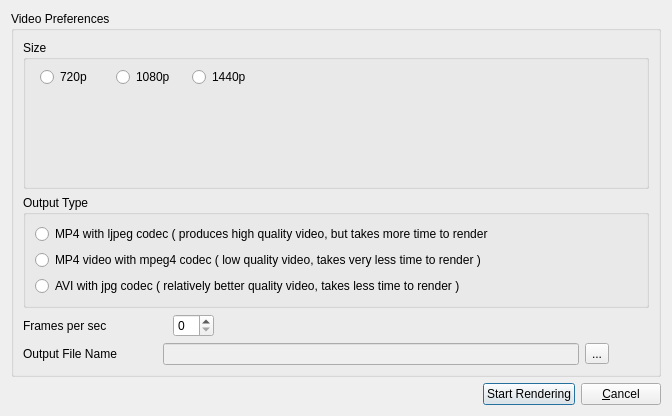
<?xml version="1.0" encoding="UTF-8"?>
<ui version="4.0">
 <class>Preferences</class>
 <widget class="QDialog" name="Preferences">
  <property name="windowModality">
   <enum>Qt::WindowModal</enum>
  </property>
  <property name="geometry">
   <rect>
    <x>0</x>
    <y>0</y>
    <width>672</width>
    <height>416</height>
   </rect>
  </property>
  <property name="windowTitle">
   <string>Dialog</string>
  </property>
  <layout class="QVBoxLayout" name="verticalLayout_3">
   <item>
    <widget class="QGroupBox" name="groupBox">
     <property name="title">
      <string>Video Preferences</string>
     </property>
     <layout class="QVBoxLayout" name="verticalLayout">
      <item>
       <widget class="QGroupBox" name="groupBox_2">
        <property name="sizePolicy">
         <sizepolicy hsizetype="Preferred" vsizetype="Expanding">
          <horstretch>0</horstretch>
          <verstretch>0</verstretch>
         </sizepolicy>
        </property>
        <property name="title">
         <string>Size</string>
        </property>
        <widget class="QWidget" name="layoutWidget">
         <property name="geometry">
          <rect>
           <x>17</x>
           <y>25</y>
           <width>222</width>
           <height>24</height>
          </rect>
         </property>
         <layout class="QHBoxLayout" name="horizontalLayout_3">
          <item>
           <widget class="QRadioButton" name="radioBtn720p">
            <property name="text">
             <string>720p</string>
            </property>
           </widget>
          </item>
          <item>
           <widget class="QRadioButton" name="radioBtn1080p">
            <property name="text">
             <string>1080p</string>
            </property>
           </widget>
          </item>
          <item>
           <widget class="QRadioButton" name="radioBtn1440p">
            <property name="text">
             <string>1440p</string>
            </property>
           </widget>
          </item>
         </layout>
        </widget>
       </widget>
      </item>
      <item>
       <widget class="QGroupBox" name="groupBox_3">
        <property name="title">
         <string>Output Type</string>
        </property>
        <layout class="QHBoxLayout" name="horizontalLayout_4">
         <item>
          <layout class="QVBoxLayout" name="verticalLayout_2">
           <item>
            <widget class="QRadioButton" name="radioBtnMP4High">
             <property name="text">
              <string>MP4 with ljpeg codec ( produces high quality video, but takes more time to render</string>
             </property>
            </widget>
           </item>
           <item>
            <widget class="QRadioButton" name="radioBtnMP4Low">
             <property name="text">
              <string>MP4 video with mpeg4 codec ( low quality video, takes very less time to render )</string>
             </property>
            </widget>
           </item>
           <item>
            <widget class="QRadioButton" name="radioBtnAVI">
             <property name="text">
              <string>AVI with jpg codec ( relatively better quality video, takes less time to render )</string>
             </property>
            </widget>
           </item>
          </layout>
         </item>
        </layout>
       </widget>
      </item>
      <item>
       <layout class="QHBoxLayout" name="horizontalLayout_5">
        <item>
         <widget class="QLabel" name="label_2">
          <property name="text">
           <string>Frames per sec      </string>
          </property>
         </widget>
        </item>
        <item>
         <spacer name="horizontalSpacer_4">
          <property name="orientation">
           <enum>Qt::Horizontal</enum>
          </property>
          <property name="sizeType">
           <enum>QSizePolicy::Fixed</enum>
          </property>
          <property name="sizeHint" stdset="0">
           <size>
            <width>40</width>
            <height>20</height>
           </size>
          </property>
         </spacer>
        </item>
        <item>
         <widget class="QSpinBox" name="spinBoxFrameRate"/>
        </item>
        <item>
         <spacer name="horizontalSpacer_2">
          <property name="orientation">
           <enum>Qt::Horizontal</enum>
          </property>
          <property name="sizeHint" stdset="0">
           <size>
            <width>40</width>
            <height>20</height>
           </size>
          </property>
         </spacer>
        </item>
       </layout>
      </item>
      <item>
       <layout class="QHBoxLayout" name="horizontalLayout_2">
        <item>
         <widget class="QLabel" name="label">
          <property name="text">
           <string>Output File Name</string>
          </property>
         </widget>
        </item>
        <item>
         <spacer name="horizontalSpacer_5">
          <property name="orientation">
           <enum>Qt::Horizontal</enum>
          </property>
          <property name="sizeType">
           <enum>QSizePolicy::Fixed</enum>
          </property>
          <property name="sizeHint" stdset="0">
           <size>
            <width>40</width>
            <height>20</height>
           </size>
          </property>
         </spacer>
        </item>
        <item>
         <widget class="QLineEdit" name="lineEditOutFileName">
          <property name="enabled">
           <bool>false</bool>
          </property>
         </widget>
        </item>
        <item>
         <widget class="QToolButton" name="toolButton">
          <property name="text">
           <string>...</string>
          </property>
         </widget>
        </item>
        <item>
         <spacer name="horizontalSpacer_3">
          <property name="orientation">
           <enum>Qt::Horizontal</enum>
          </property>
          <property name="sizeType">
           <enum>QSizePolicy::Fixed</enum>
          </property>
          <property name="sizeHint" stdset="0">
           <size>
            <width>40</width>
            <height>20</height>
           </size>
          </property>
         </spacer>
        </item>
       </layout>
      </item>
     </layout>
    </widget>
   </item>
   <item>
    <layout class="QHBoxLayout" name="horizontalLayout">
     <item>
      <spacer name="horizontalSpacer">
       <property name="orientation">
        <enum>Qt::Horizontal</enum>
       </property>
       <property name="sizeHint" stdset="0">
        <size>
         <width>40</width>
         <height>20</height>
        </size>
       </property>
      </spacer>
     </item>
     <item>
      <widget class="QPushButton" name="BtnRender">
       <property name="text">
        <string>Start Rendering</string>
       </property>
      </widget>
     </item>
     <item>
      <widget class="QPushButton" name="BtnCancel">
       <property name="text">
        <string>&amp;Cancel</string>
       </property>
      </widget>
     </item>
    </layout>
   </item>
  </layout>
 </widget>
 <resources/>
 <connections/>
</ui>
